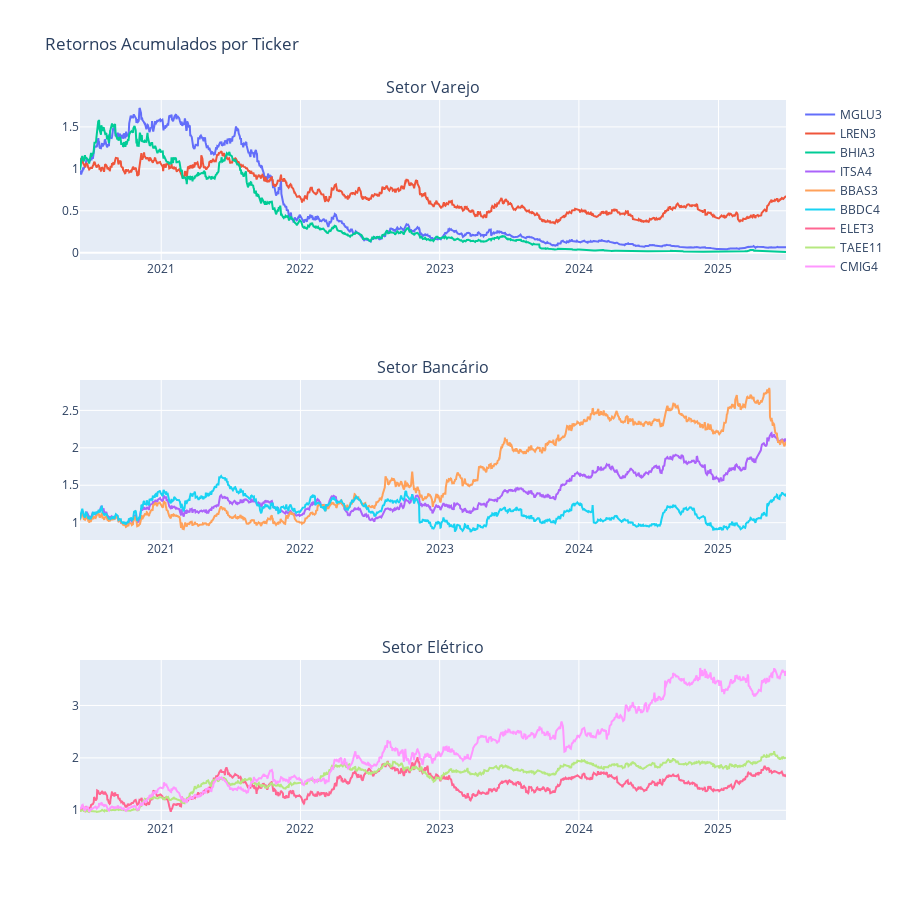

The notebook cell this image was saved under:
### Code cell
fig2 = make_subplots(rows=3, cols=1, subplot_titles=('Setor Varejo', 'Setor Bancário', 'Setor Elétrico'))

# Varejo
fig2.add_trace(go.Scatter(x=retornos_acum_tickers.index, y=retornos_acum_tickers['MGLU3'],
                         mode='lines', name='MGLU3'), row=1, col=1)
fig2.add_trace(go.Scatter(x=retornos_acum_tickers.index, y=retornos_acum_tickers['LREN3'],
                         mode='lines', name='LREN3'), row=1, col=1)
fig2.add_trace(go.Scatter(x=retornos_acum_tickers.index, y=retornos_acum_tickers['BHIA3'],
                         mode='lines', name='BHIA3'), row=1, col=1)

# Bancos
fig2.add_trace(go.Scatter(x=retornos_acum_tickers.index, y=retornos_acum_tickers['ITSA4'],
                         mode='lines', name='ITSA4'), row=2, col=1)
fig2.add_trace(go.Scatter(x=retornos_acum_tickers.index, y=retornos_acum_tickers['BBAS3'],
                         mode='lines', name='BBAS3'), row=2, col=1)
fig2.add_trace(go.Scatter(x=retornos_acum_tickers.index, y=retornos_acum_tickers['BBDC4'],
                         mode='lines', name='BBDC4'), row=2, col=1)

# Elétrico
fig2.add_trace(go.Scatter(x=retornos_acum_tickers.index, y=retornos_acum_tickers['ELET3'],
                         mode='lines', name='ELET3'), row=3, col=1)
fig2.add_trace(go.Scatter(x=retornos_acum_tickers.index, y=retornos_acum_tickers['TAEE11'],
                         mode='lines', name='TAEE11'), row=3, col=1)
fig2.add_trace(go.Scatter(x=retornos_acum_tickers.index, y=retornos_acum_tickers['CMIG4'],
                         mode='lines', name='CMIG4'), row=3, col=1)

fig2.update_layout(height=900, title_text="Retornos Acumulados por Ticker")
fig2.show()

### Figure 1 — Plotly figure (JSON) as saved in the notebook; plotly's stock layout.template omitted (floating-point values rounded to 4 significant figures; data arrays with more than 128 entries replaced by an {"elided": "..."} marker saying what was removed)
{"data": [{"mode": "lines", "name": "MGLU3", "type": "scatter", "x": {"elided": "1262 str values"}, "xaxis": "x", "y": {"elided": "1262 float values"}, "yaxis": "y"}, {"mode": "lines", "name": "LREN3", "type": "scatter", "x": {"elided": "1262 str values"}, "xaxis": "x", "y": {"elided": "1262 float values"}, "yaxis": "y"}, {"mode": "lines", "name": "BHIA3", "type": "scatter", "x": {"elided": "1262 str values"}, "xaxis": "x", "y": {"elided": "1262 float values"}, "yaxis": "y"}, {"mode": "lines", "name": "ITSA4", "type": "scatter", "x": {"elided": "1262 str values"}, "xaxis": "x2", "y": {"elided": "1262 float values"}, "yaxis": "y2"}, {"mode": "lines", "name": "BBAS3", "type": "scatter", "x": {"elided": "1262 str values"}, "xaxis": "x2", "y": {"elided": "1262 float values"}, "yaxis": "y2"}, {"mode": "lines", "name": "BBDC4", "type": "scatter", "x": {"elided": "1262 str values"}, "xaxis": "x2", "y": {"elided": "1262 float values"}, "yaxis": "y2"}, {"mode": "lines", "name": "ELET3", "type": "scatter", "x": {"elided": "1262 str values"}, "xaxis": "x3", "y": {"elided": "1262 float values"}, "yaxis": "y3"}, {"mode": "lines", "name": "TAEE11", "type": "scatter", "x": {"elided": "1262 str values"}, "xaxis": "x3", "y": {"elided": "1262 float values"}, "yaxis": "y3"}, {"mode": "lines", "name": "CMIG4", "type": "scatter", "x": {"elided": "1262 str values"}, "xaxis": "x3", "y": {"elided": "1262 float values"}, "yaxis": "y3"}], "layout": {"annotations": [{"font": {"size": 16}, "showarrow": false, "text": "Setor Varejo", "x": 0.5, "xanchor": "center", "xref": "paper", "y": 1, "yanchor": "bottom", "yref": "paper"}, {"font": {"size": 16}, "showarrow": false, "text": "Setor Bancário", "x": 0.5, "xanchor": "center", "xref": "paper", "y": 0.6111, "yanchor": "bottom", "yref": "paper"}, {"font": {"size": 16}, "showarrow": false, "text": "Setor Elétrico", "x": 0.5, "xanchor": "center", "xref": "paper", "y": 0.2222, "yanchor": "bottom", "yref": "paper"}], "height": 900, "title": {"text": "Retornos Acumulados por Ticker"}, "xaxis": {"anchor": "y", "domain": [0, 1]}, "xaxis2": {"anchor": "y2", "domain": [0, 1]}, "xaxis3": {"anchor": "y3", "domain": [0, 1]}, "yaxis": {"anchor": "x", "domain": [0.7778, 1]}, "yaxis2": {"anchor": "x2", "domain": [0.3889, 0.6111]}, "yaxis3": {"anchor": "x3", "domain": [0, 0.2222]}}}
